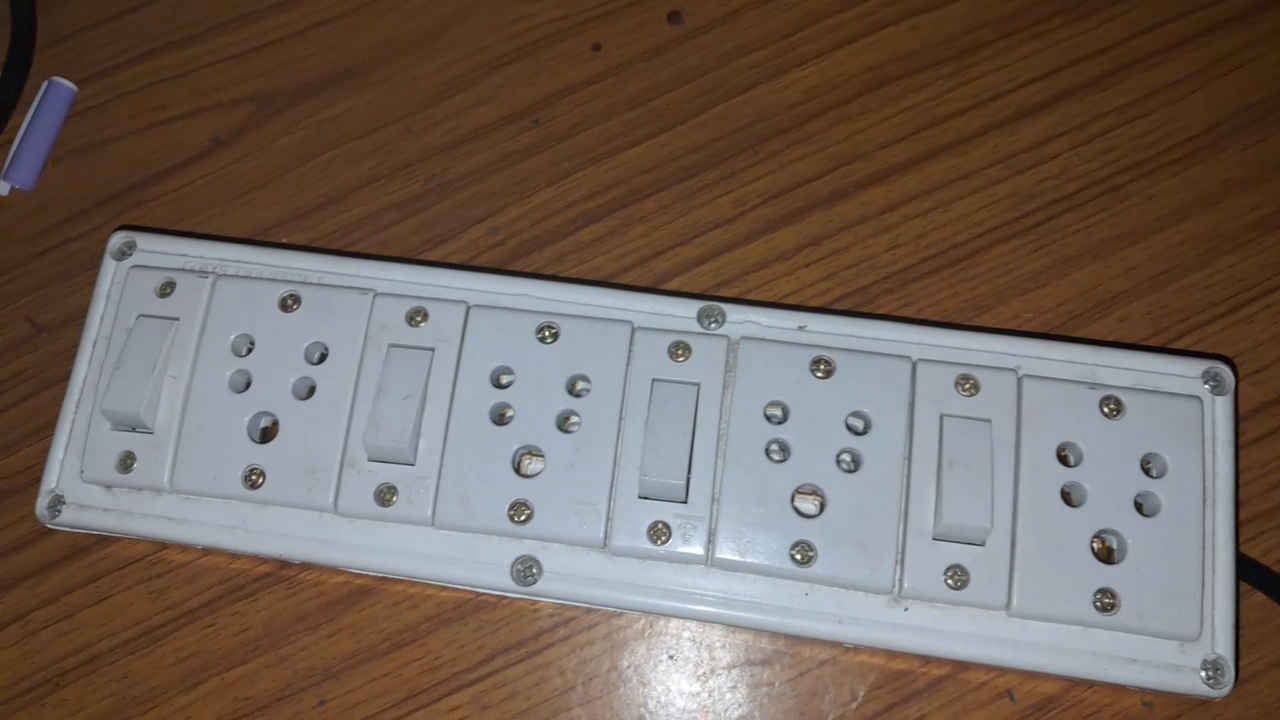
#> input picture frame 8 of test_video.mp4, 1280 x 720 px
$ python tracker.py
#> lines starting #> are read from the running program, lines starting #| are printed output that depends on the picture; after the words box and inside, x2 and y2 are one past the last pixel; in counts of white or black regions, pixels touching at a corner belong together
import cv2
import numpy as np
import pandas as pd
from collections import defaultdict, deque

# === Configuration ===
VIDEO_PATH = "test_video.mp4"
OUTPUT_VIDEO = "refined_tracked_output.mp4"
OUTPUT_CSV = "circle_count_per_frame.csv"

SPATIAL_THRESH = 23            # Slightly tighter spatial threshold
DESCRIPTOR_THRESH = 35         # Stricter matching threshold
MIN_PERSISTENCE = 16           # Circle must persist ≥ 16 frames
MAX_IDLE = 4                   # Forget if unseen for 4 frames
POSITION_AVG_WINDOW = 5        # Averaging for stability
UPDATE_DESCRIPTOR_THRESHOLD = 18  # Only update descriptor if match is strong
MIN_MATCH_COUNT = 6            # Require minimum number of matches to consider valid
MIN_RADIUS = 10                # Filter very small noisy detections

# === Setup ===
cap = cv2.VideoCapture(VIDEO_PATH)
fps = cap.get(cv2.CAP_PROP_FPS)
W = int(cap.get(cv2.CAP_PROP_FRAME_WIDTH))
H = int(cap.get(cv2.CAP_PROP_FRAME_HEIGHT))
fourcc = cv2.VideoWriter_fourcc(*'mp4v')
out = cv2.VideoWriter(OUTPUT_VIDEO, fourcc, fps, (W, H))

orb = cv2.ORB_create(nfeatures=1000)
bf = cv2.BFMatcher(cv2.NORM_HAMMING, crossCheck=True)

# === Tracking state ===
tracked_circles = {}
appearance_count = defaultdict(int)
framewise_counts = []
circle_id_counter = 1
frame_idx = 0

while cap.isOpened():
    ret, frame = cap.read()
#> frame is the input picture: shape (720, 1280, 3); mean B, G, R 93.9, 102.4, 115.8
    if not ret:
        break

    frame_idx += 1
    gray = cv2.cvtColor(frame, cv2.COLOR_BGR2GRAY)
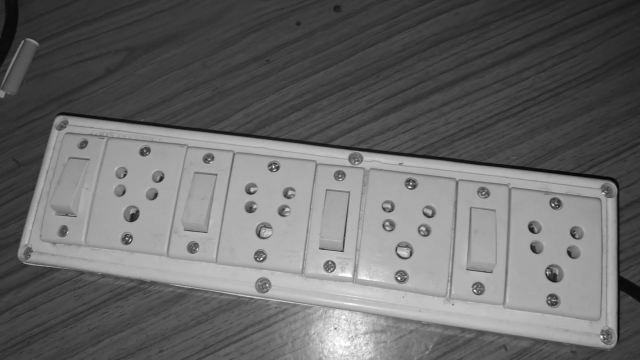
#> gray: shape (720, 1280) (shown at 1/2 size); min 2, max 255, mean 105.5
    blurred = cv2.GaussianBlur(gray, (9, 9), 2)

    circles = cv2.HoughCircles(blurred, cv2.HOUGH_GRADIENT, dp=1.2, minDist=30,
                               param1=50, param2=30,
                               minRadius=MIN_RADIUS, maxRadius=100)
#> circles = 79 rows, first 8: [1146.6, 475.8, 87.4], [1117.8, 438.6, 97.96], [333, 354.6, 99.28], [1149, 437.4, 92.68], [696.6, 655.8, 51.4], [520.2, 402.6, 99.28], [553.8, 369, 99.28], [755.4, 406.2, 99.28]

    matched_ids_this_frame = set()

    if circles is not None:
        circles = np.round(circles[0, :]).astype(int)
#> circles = 79 rows, first 8: [1147, 476, 87], [1118, 439, 98], [333, 355, 99], [1149, 437, 93], [697, 656, 51], [520, 403, 99], [554, 369, 99], [755, 406, 99]

        for (x, y, r) in circles:
            x1, x2 = max(x - r, 0), min(x + r, W)
            y1, y2 = max(y - r, 0), min(y + r, H)
            crop = gray[y1:y2, x1:x2]
            kp, des = orb.detectAndCompute(crop, None)
            if des is None:
                continue

            matched_id = None
            min_avg_dist = float('inf')

            for cid, data in tracked_circles.items():
                avg_pos = np.mean(data['positions'], axis=0)
                dx, dy = x - avg_pos[0], y - avg_pos[1]
                spatial_dist = np.hypot(dx, dy)
                if spatial_dist > SPATIAL_THRESH:
                    continue

                if data['desc'] is None:
                    continue

                matches = bf.match(des, data['desc'])
                if len(matches) < MIN_MATCH_COUNT:
                    continue

                avg_desc_dist = np.mean([m.distance for m in matches])
                if avg_desc_dist < DESCRIPTOR_THRESH and avg_desc_dist < min_avg_dist:
                    matched_id = cid
                    min_avg_dist = avg_desc_dist

            if matched_id:
                tracked = tracked_circles[matched_id]
                tracked['positions'].append((x, y))
                if len(tracked['positions']) > POSITION_AVG_WINDOW:
                    tracked['positions'].popleft()
                if min_avg_dist < UPDATE_DESCRIPTOR_THRESHOLD:
                    tracked['desc'] = des
                tracked['last_seen'] = frame_idx
                appearance_count[matched_id] += 1
                matched_ids_this_frame.add(matched_id)
            else:
                tracked_circles[circle_id_counter] = {
                    'positions': deque([(x, y)], maxlen=POSITION_AVG_WINDOW),
                    'desc': des,
                    'last_seen': frame_idx
                }
                appearance_count[circle_id_counter] += 1
                matched_ids_this_frame.add(circle_id_counter)
                matched_id = circle_id_counter
                circle_id_counter += 1

            cv2.circle(frame, (x, y), r, (0, 255, 0), 2)
            cv2.putText(frame, f"ID {matched_id}", (x - 10, y - r - 5),
                        cv2.FONT_HERSHEY_SIMPLEX, 0.5, (0, 255, 255), 1)
#> this loop made 79 passes
#> (x, y, r, x1, x2, y1, y2, kp) on passes 28, 30, 47: (1177, 449, 57, 1120, 1234, 392, 506, 1 keypoints; (x, y, size): (34, 78, 31)), (688, 695, 42, 646, 730, 653, 720, 2 keypoints; (x, y, size): (48, 31, 31), (45, 31, 31)), (250, 323, 49, 201, 299, 274, 372, 1 keypoints; (x, y, size): (31, 62, 31))
#> pass 1, `crop = gray[y1:y2, x1:x2]`:
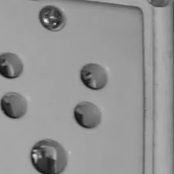
#> crop: shape (174, 174); min 16, max 240, mean 147.6
#> pass 2, `crop = gray[y1:y2, x1:x2]`:
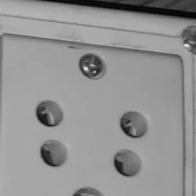
#> crop: shape (196, 196); min 3, max 253, mean 146.8
#> pass 3, `crop = gray[y1:y2, x1:x2]`:
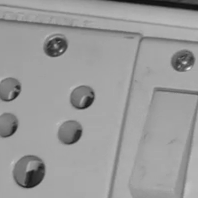
#> crop: shape (198, 198); min 16, max 236, mean 154.4
#> after the loop:
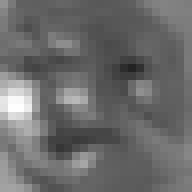
#> crop: shape (24, 24) (shown 8 times larger); min 35, max 254, mean 107
#> after the loop:
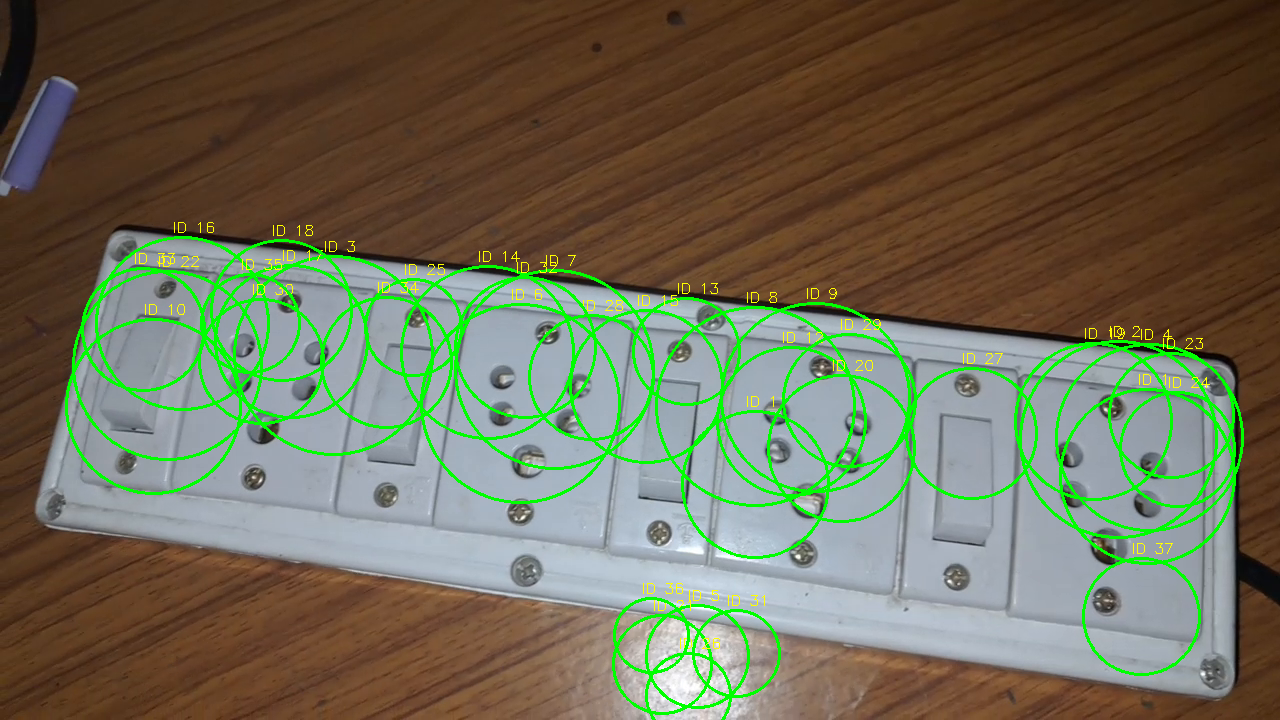
#> frame: shape (720, 1280, 3); 5.26% of pixels changed, all inside (x1, y1, x2, y2) = (65, 222, 1244, 720)
#> after the loop, appearance_count = 37 items; circle_id_counter = 38; matched_ids_this_frame = 37 items; tracked_circles = 37 items

    # Forget inactive
    for cid in list(tracked_circles):
        if frame_idx - tracked_circles[cid]['last_seen'] > MAX_IDLE:
            del tracked_circles[cid]
#> this loop made 37 passes

    # Log circle count
    framewise_counts.append({
        'Frame': frame_idx,
        'UniqueCircles': len(matched_ids_this_frame)
    })

    cv2.putText(frame, f"Frame: {frame_idx} | Circles: {len(matched_ids_this_frame)}",
                (20, 30), cv2.FONT_HERSHEY_SIMPLEX, 0.7, (255, 255, 255), 2)
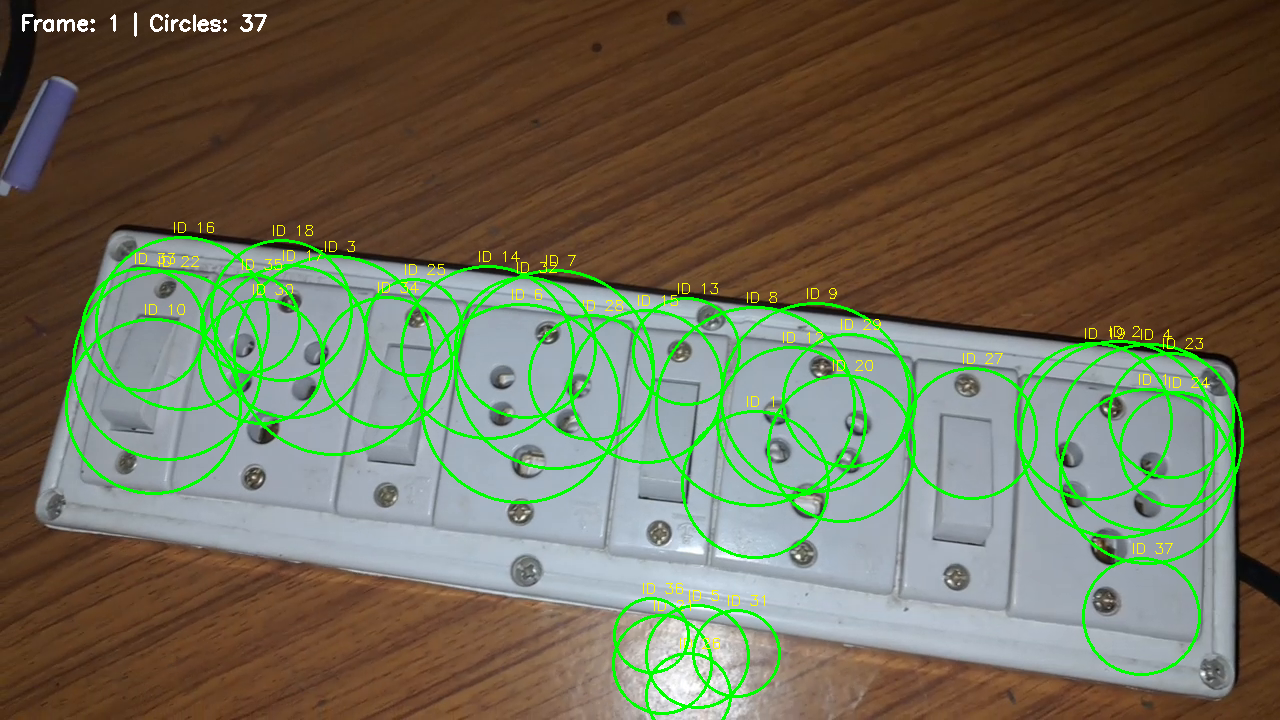
#> frame: shape (720, 1280, 3); 0.15% of pixels changed, all inside (x1, y1, x2, y2) = (22, 12, 267, 37)
    out.write(frame)
    cv2.imshow("Refined Tracker", frame)
    if cv2.waitKey(1) & 0xFF == ord('q'):
#> (key q is pressed here)
        break

cap.release()
out.release()
cv2.destroyAllWindows()

# Filter persistent
valid_ids = [cid for cid, count in appearance_count.items() if count >= MIN_PERSISTENCE]
#> valid_ids = []

# Save CSV
df = pd.DataFrame(framewise_counts)
#> df = table of 1 rows and 2 columns
df.to_csv(OUTPUT_CSV, index=False)

print(f" Refined Tracking Complete")
print(f" Total Persistent Circles: {len(valid_ids)}")
#|  Total Persistent Circles: 0
print(f" CSV saved: {OUTPUT_CSV}")
print(f" Video saved: {OUTPUT_VIDEO}")

$ run again, starting later in the video
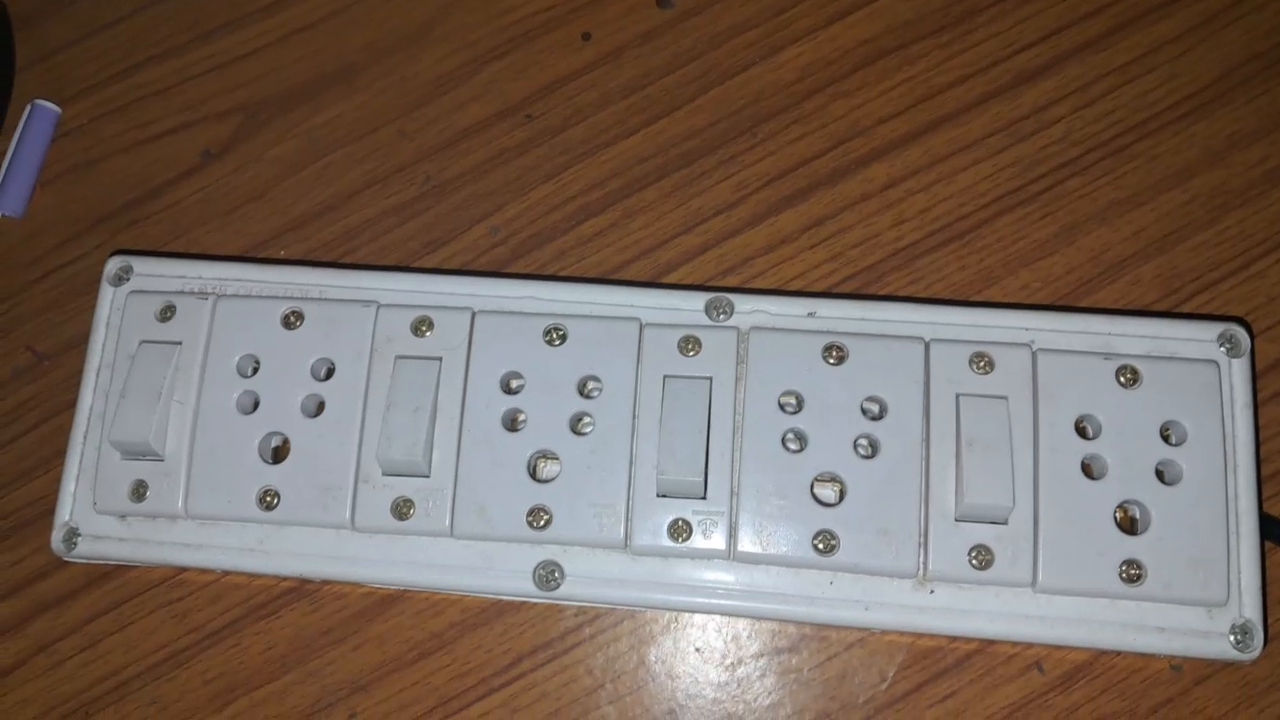
#> input picture frame 37 of test_video.mp4, 1280 x 720 px
#> frame is the input picture: shape (720, 1280, 3); mean B, G, R 95.6, 105.6, 121.3
#> `circles = cv2.HoughCircles(blurred, cv2.HOUGH_GRADIENT, dp=1.2, minDis..`: circles = 99 rows, first 8: [687, 420.6, 97.96], [731.4, 383.4, 97.96], [648.6, 462.6, 94], [1134.6, 438.6, 96.64], [1170.6, 450.6, 90.04], [1169.4, 400.2, 88.72], [703.8, 663, 55.48], [1127.4, 407.4, 91.36]
#> `circles = np.round(circles[0, :]).astype(int)`: circles = 99 rows, first 8: [687, 421, 98], [731, 383, 98], [649, 463, 94], [1135, 439, 97], [1171, 451, 90], [1169, 400, 89], [704, 663, 55], [1127, 407, 91]
#> the loop `for (x, y, r) in circles:` made 99 passes
#> (x, y, r, x1, x2, y1, y2, kp) on passes 34, 41, 54: (847, 247, 91, 756, 938, 156, 338, 1 keypoints; (x, y, size): (123, 137, 31)), (977, 491, 61, 916, 1038, 430, 552, 1 keypoints; (x, y, size): (39, 90, 31)), (479, 617, 77, 402, 556, 540, 694, 1 keypoints; (x, y, size): (99, 60, 31))
#> after the loop `for (x, y, r) in circles:`:
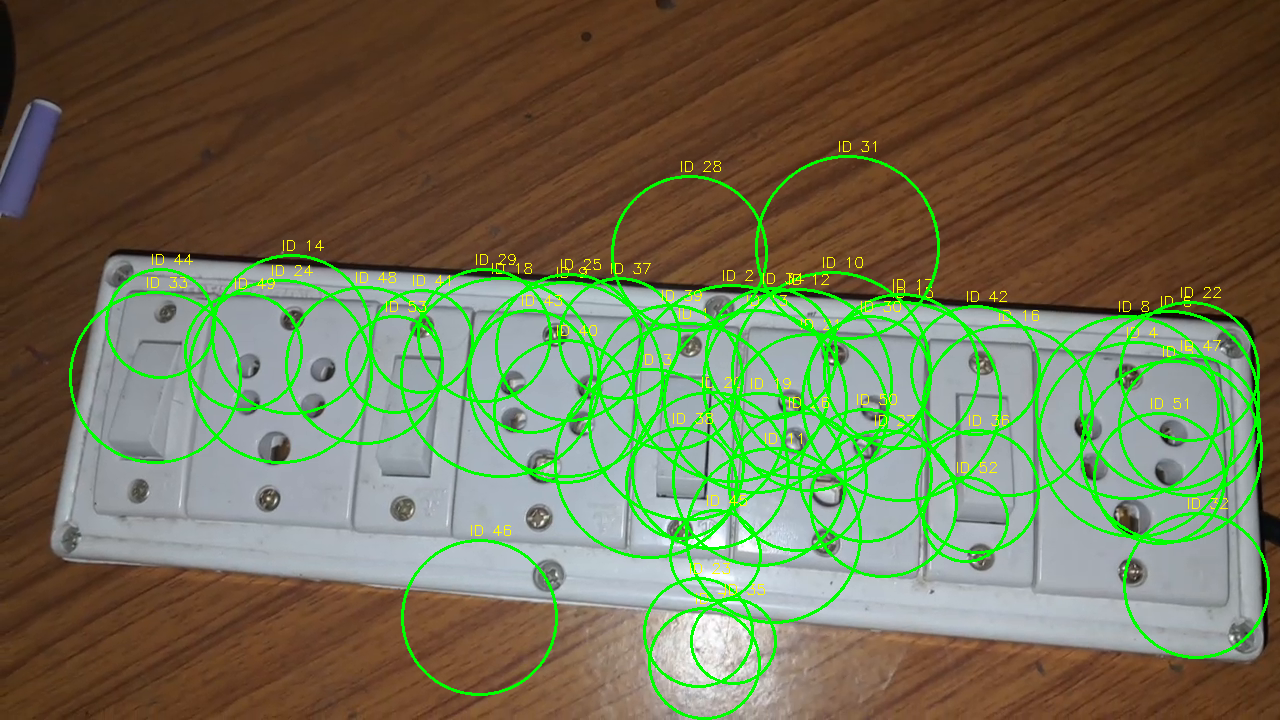
#> frame: shape (720, 1280, 3); 7.62% of pixels changed, all inside (x1, y1, x2, y2) = (69, 141, 1270, 720)
#> after the loop `for (x, y, r) in circles:`: appearance_count = 53 items; circle_id_counter = 54; matched_ids_this_frame = 53 items
#> the loop `for cid in list(tracked_circles):` made 53 passes
#> `cv2.putText(frame, f"Frame: {frame_idx} | Circles: {len(matched_ids_th..`:
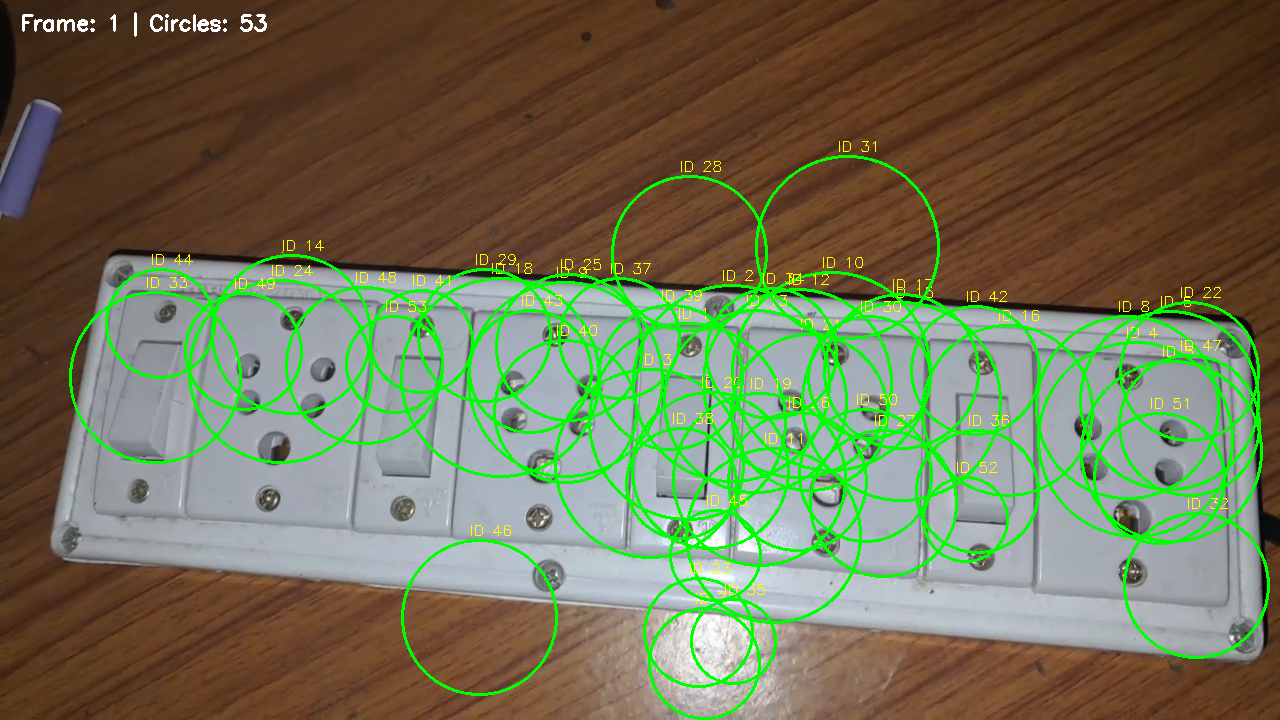
#> frame: shape (720, 1280, 3); 0.15% of pixels changed, all inside (x1, y1, x2, y2) = (22, 12, 267, 37)
#> valid_ids = []
#> df = table of 1 rows and 2 columns
#|  Total Persistent Circles: 0
